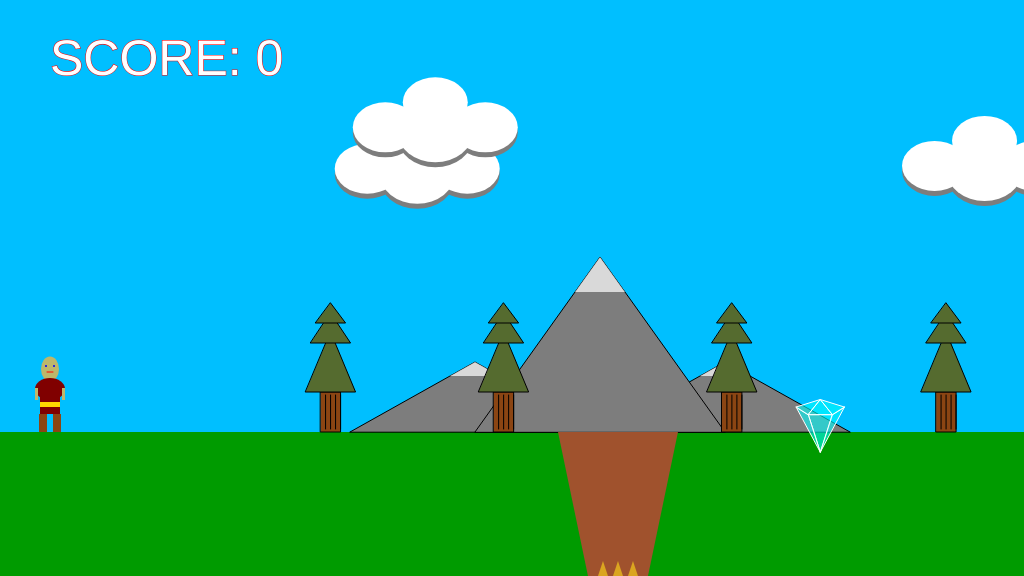
Frame 1 (no input)
Frame 60 (no input): identical to frame 1, image omitted
Frame 120 (the mouse pressed at the canvas centre since frame 60): identical to frame 1, image omitted

The p5.js sketch that drew this single still picture (run headless with seeded random() and noise() and a simulated clock; from frame 60 on, the mouse is pressed at the canvas centre):

// p5.js sketch
// ── sketch.js
/*

The Game Project -- Mid-term submission

*/

var gameChar_x;
var gameChar_y;
var floorPos_y;
var scrollPos;
var gameChar_world_x;

var isLeft;
var isRight;
var isJumping;
var isFalling;
var isPlummeting;
var isDead;

var score = 0;

var canyons = [];
var collectables = [];
var mountains = [];
var clouds = [];
var trees = [];			//	I used an array of tree objects, instead of just tree_x.

const maximumCloudHeight = 80;
const cloudWidth = 75;
const cloudHeight = 60;

const viewWidth = 1024;
const gameWorld_x = viewWidth * 5;

var maxJumpHeight;
const moveSpeed = 3;
const jumpSpeed = 3;
const fallSpeed = 6;

const winText = 'YAY!!';
const gameOverText = 'Game Over - Press ESC to restart';

function setup() {
	createCanvas(viewWidth, 576);

	floorPos_y = height * 3 / 4;
	gameChar_x = width / 2;
	gameChar_y = floorPos_y;
	maxJumpHeight = floorPos_y - 100;

	// Variable to control the background scrolling.
	scrollPos = 0;

	// Variable to store the real position of the gameChar in the game
	// world. Needed for collision detection.
	gameChar_world_x = gameChar_x - scrollPos;

	// Boolean variables to control the movement of the game character.
	isLeft = false;
	isRight = false;
	isFalling = false;
	isPlummeting = false;

	// Initialise arrays of scenery objects.
	//	Set up other objects
	createCanyons();

	createMountains();

	createClouds();

	createTrees();

	createCollectables();

	resetGame();
}

function draw() {
	background(0, 191, 255); // fill the sky blue

	noStroke();
	fill(0, 155, 0);
	rect(0, floorPos_y, width, height / 4); // draw some green ground

	push();
	//try parallax scroll
	translate(scrollPos / 10, 0);

	// Draw mountains.
	drawMountains();
	pop();

	push();
	translate(scrollPos / 3, 0);

	// Draw clouds.
	drawClouds();

	pop();

	push();
	translate(scrollPos, 0);

	// Draw canyons.
	drawCanyons();

	// Draw trees.
	drawTrees();

	// Draw collectable items.
	drawCollectables();

	//	draw end of level
	drawEndOfLevel();

	pop();

	// Draw game character.

	drawGameChar();

	// Logic to make the game character move or the background scroll.

	if (isPlummeting) {
		gameChar_y = min(height, gameChar_y + 5);
		isDead = true;
	}
	else {
		if (isLeft) {
			if (gameChar_x > width * 0.2) {
				gameChar_x -= moveSpeed;
			}
			else {
				scrollPos += moveSpeed;
			}
		}

		if (isRight) {
			if (gameChar_x < width * 0.8) {
				gameChar_x += moveSpeed;
			}
			else {
				scrollPos -= moveSpeed; // negative for moving against the background
			}
		}

		// Logic to make the game character rise and fall.
		if (isFalling) {
			gameChar_y = min(gameChar_y + fallSpeed, floorPos_y);
			if (gameChar_y == floorPos_y)
				isFalling = false;
		}

		if (isJumping) {
			gameChar_y = max(gameChar_y - jumpSpeed, maxJumpHeight);
			if (gameChar_y == maxJumpHeight) {
				isFalling = true;
				isJumping = false;
			}
		}
	}

	if (isDead) {
		//	Show Game Over Text
		drawGameOver();
	}

	drawScore();

	// Update real position of gameChar for collision detection.
	gameChar_world_x = gameChar_x - scrollPos;
}

// ---------------------
// Set up background items
// ---------------------

function createTrees() {
	//	Trees can be anywhere in the gameworld, try to prevent overlapping with each other and canyons.
	//	Create a random number of trees.
	var numTrees = random(12, 20);
	for (var i = 0; i < numTrees; i++) {
		var tree = { x_pos: random(0, gameWorld_x), y_pos: floorPos_y, height: 120, trunkHeight: 40, trunkWidth: 20 };
		var valid = true;	//	assume it's valid
		for (var t = 0; t < trees.length; t++) {
			if (dist(tree.x_pos, tree.y_pos, trees[t].x_pos, trees[t].y_pos) < tree.trunkWidth) {
				valid = false;
				break;
			}
		}
		for (var c = 0; c < canyons.length; c++) {
			if (valid && dist(canyons[c].x_pos, canyons[c].y_pos, tree.x_pos, tree.y_pos) < tree.trunkWidth + canyons[c].widthTop / 2) {
				valid = false;
				break;
			}
		}
		if (valid)
			trees.push(tree);
		else
			i--;
	}
}

function createClouds() {
	var numClouds = random(8, 12);
	for (var i = 0; i < numClouds; i++) {
		var cloud = { x_pos: random(cloudWidth, gameWorld_x - cloudWidth), y_pos: random(maximumCloudHeight, height / 3), width: cloudWidth, height: cloudHeight };
		var valid = true;	//	assume it's valid
		for (var c = 0; c < trees.length; c++) {
			if (dist(cloud.x_pos, cloud.y_pos, clouds[c].x_pos, clouds[c].y_pos) < cloud.width) {
				valid = false;
				break;
			}
		}
		if (valid)
			clouds.push(cloud);
		else
			i--;
	}
}

function createMountains() {
	//	Due to parralax scrolling I've not seen a second mountain yet.
	var numMountains = random(1, 5);
	for (var i = 0; i < numMountains; i++) {
		mountains[i] = { x_pos: 600 + (i * gameWorld_x / numMountains), y_pos: floorPos_y, height: 175, width: 250 };
	}
}

function createCanyons() {
	var numCanyons = random(3, 6);
	for (var i = 0; i < numCanyons; i++) {
		canyons[i] = { x_pos: random(width / 2, width) + i * (gameWorld_x / numCanyons), y_pos: floorPos_y, widthTop: 120, widthBottom: 60 };
	}
}

// ---------------------
// Create the collectables
// ---------------------
function createCollectables() {
	var numCollectables = random(2, 8);
	console.log(`Creating ${numCollectables} collectables`);
	for (var i = 0; i < numCollectables; i++) {

		console.log(`Creating ${i} of ${numCollectables} collectables`);

		var collectable = { x_pos: random(width / 2, width) + i * (gameWorld_x / numCollectables), y_pos: floorPos_y + 20, scale: 1.5, facetWidth: 8, facetHeight: 5, isFound: false, winText_y: 0 };
		// Ensure gem is not too close to player && check collectable is not in a canyon
		var valid = true;
		for (var c = 0; c < canyons.length; c++) {
			if (dist(canyons[c].x_pos, canyons[c].y_pos, collectable.x_pos, collectable.y_pos) < 30 + canyons[c].widthTop / 2) {
				console.log(`canyon invalid: ${dist(canyons[c].x_pos, canyons[c].y_pos, collectable.x_pos, collectable.y_pos)}`);
				valid = false;
				break;
			}
		}
		console.log(`collectable valid? ${valid}`);
		if (checkCollectable(collectable)) {
			console.log(`Player distance invalid`);
			valid = false;
		}
		console.log(`collectable valid? ${valid}`);
		if (valid)
			collectables.push(collectable);
		else
			i--;
	}
}

// ---------------------
// Reset the game
// ---------------------
function resetGame() {
	gameChar_x = 50;
	gameChar_y = floorPos_y;
	scrollPos = 0;
	score = 0;

	gameChar_world_x = gameChar_x;

	isDead = false;
	isPlummeting = false;
	isFalling = false;
	isJumping = false;
	for (var c = 0; c < collectables.length; c++) {
		collectables[c].isFound = false;
		collectables[c].winText_y = gameChar_y - 10;
	}
}

// ---------------------
// Key control functions
// ---------------------

function keyPressed() {
	// if statements to control the animation of the character when
	// keys are pressed.

	//open up the console to see how these work
	// console.log("keyPressed: " + key);
	// console.log("keyPressed: " + keyCode);
	switch (keyCode) {
		case 37:	//	Left Arrow
			isLeft = true;
			break;
		case 39:	//	Right Arrow
			isRight = true;
			break;
		case 32:	//	Spacebar
			if (!isJumping && !isPlummeting)
				isJumping = true;
			break;
		case 27:	//	ESC
			//	Need to redraw all items and reset positions
			resetGame();
			break;
	}
}

function keyReleased() {
	// if statements to control the animation of the character when
	// keys are released.

	// console.log("keyReleased: " + key);
	// console.log("keyReleased: " + keyCode);
	switch (keyCode) {
		case 37:	//	Left Arrow
			isLeft = false;
			break;
		case 39:	//	Right Arrow
			isRight = false;
			break;
		case 32:	//	Spacebar
			//isJumping = false;
			break;
	}
}

// ------------------------------
// Game character render function
// ------------------------------

// Function to draw the game character.

function drawGameChar() {
	// draw game character

	if (isLeft && (isFalling || isJumping)) {
		// add your jumping-left code
		drawCharJumpLeft();
	}
	else if (isRight && (isFalling || isJumping)) {
		// add your jumping-right code
		drawCharJumpRight();
	}
	else if (isLeft) {
		// add your walking left code
		drawCharWalkLeft();
	}
	else if (isRight) {
		// add your walking right code
		drawCharWalkRight();
	}
	else if (isJumping || isFalling || isPlummeting) {
		// add your jumping facing forwards code
		drawCharJumpForward();
	}
	else {
		// add your standing front facing code
		drawCharStanding();
	}
}


function drawCharStanding() {
	noStroke(0);
	fill(189, 183, 107);
	ellipse(gameChar_x, gameChar_y - 63, 18, 25);
	fill(128, 0, 0);
	ellipse(gameChar_x, gameChar_y - 43, 30, 22);
	rect(gameChar_x - 10, gameChar_y - 38, 20, 20);
	fill(189, 183, 107);
	rect(gameChar_x - 15, gameChar_y - 44, 3, 12);
	rect(gameChar_x + 12, gameChar_y - 44, 3, 12);
	fill(255, 215, 0);
	rect(gameChar_x - 10, gameChar_y - 30, 20, 5);
	fill(139, 69, 19);
	rect(gameChar_x - 11, gameChar_y - 18, 8, 18);
	rect(gameChar_x + 3, gameChar_y - 18, 8, 18);
	//	face
	fill(0, 0, 255);
	ellipse(gameChar_x - 4, gameChar_y - 66, 2, 2);
	ellipse(gameChar_x + 4, gameChar_y - 66, 2, 2);
	stroke(255, 0, 0);
	line(gameChar_x - 3, gameChar_y - 60, gameChar_x + 3, gameChar_y - 60);
}

function drawCharJumpLeft() {
	fill(189, 183, 107);
	ellipse(gameChar_x, gameChar_y - 63, 18, 25);
	fill(128, 0, 0);
	ellipse(gameChar_x, gameChar_y - 43, 20, 22);
	rect(gameChar_x - 7, gameChar_y - 38, 14, 20);
	fill(189, 183, 107);
	rect(gameChar_x - 2, gameChar_y - 56, 3, 12);
	fill(255, 215, 0);
	rect(gameChar_x - 7, gameChar_y - 30, 14, 5);
	fill(139, 69, 19);
	rect(gameChar_x - 21, gameChar_y - 21, 18, 8);
	rect(gameChar_x + 3, gameChar_y - 21, 18, 8);
	//	face
	fill(0, 0, 255);
	ellipse(gameChar_x - 4, gameChar_y - 66, 2, 2);
	stroke(255, 0, 0);
	line(gameChar_x - 8, gameChar_y - 60, gameChar_x - 3, gameChar_y - 60);
}

function drawCharJumpRight() {
	fill(189, 183, 107);
	ellipse(gameChar_x, gameChar_y - 63, 18, 25);
	fill(128, 0, 0);
	ellipse(gameChar_x, gameChar_y - 43, 20, 22);
	rect(gameChar_x - 7, gameChar_y - 38, 14, 20);
	fill(189, 183, 107);
	rect(gameChar_x - 2, gameChar_y - 56, 3, 12);
	fill(255, 215, 0);
	rect(gameChar_x - 7, gameChar_y - 30, 14, 5);
	fill(139, 69, 19);
	rect(gameChar_x - 21, gameChar_y - 21, 18, 8);
	rect(gameChar_x + 3, gameChar_y - 21, 18, 8);
	//	face
	fill(0, 0, 255);
	ellipse(gameChar_x + 4, gameChar_y - 66, 2, 2);
	stroke(255, 0, 0);
	line(gameChar_x + 3, gameChar_y - 60, gameChar_x + 8, gameChar_y - 60);
}

function drawCharWalkLeft() {
	fill(189, 183, 107);
	ellipse(gameChar_x, gameChar_y - 63, 18, 25);
	fill(128, 0, 0);
	ellipse(gameChar_x, gameChar_y - 43, 20, 22);
	rect(gameChar_x - 7, gameChar_y - 38, 14, 20);
	fill(189, 183, 107);
	rect(gameChar_x - 2, gameChar_y - 44, 3, 12);
	fill(255, 215, 0);
	rect(gameChar_x - 7, gameChar_y - 30, 14, 5);
	fill(139, 69, 19);
	rect(gameChar_x - 21, gameChar_y - 21, 18, 8);
	rect(gameChar_x + 3, gameChar_y - 18, 8, 18);
	//	face
	fill(0, 0, 255);
	ellipse(gameChar_x - 4, gameChar_y - 66, 2, 2);
	stroke(255, 0, 0);
	line(gameChar_x - 8, gameChar_y - 60, gameChar_x - 3, gameChar_y - 60);
}

function drawCharWalkRight() {
	fill(189, 183, 107);
	ellipse(gameChar_x, gameChar_y - 63, 18, 25);
	fill(128, 0, 0);
	ellipse(gameChar_x, gameChar_y - 43, 20, 22);
	rect(gameChar_x - 7, gameChar_y - 38, 14, 20);
	fill(189, 183, 107);
	rect(gameChar_x - 2, gameChar_y - 44, 3, 12);
	fill(255, 215, 0);
	rect(gameChar_x - 7, gameChar_y - 30, 14, 5);
	fill(139, 69, 19);
	rect(gameChar_x - 11, gameChar_y - 18, 8, 18);
	rect(gameChar_x + 3, gameChar_y - 21, 18, 8);
	//	face
	fill(0, 0, 255);
	ellipse(gameChar_x + 4, gameChar_y - 66, 2, 2);
	stroke(255, 0, 0);
	line(gameChar_x + 3, gameChar_y - 60, gameChar_x + 8, gameChar_y - 60);
}

function drawCharJumpForward() {
	fill(189, 183, 107);
	ellipse(gameChar_x, gameChar_y - 63, 18, 25);
	fill(128, 0, 0);
	ellipse(gameChar_x, gameChar_y - 43, 30, 22);
	rect(gameChar_x - 10, gameChar_y - 38, 20, 20);
	fill(189, 183, 107);
	rect(gameChar_x - 15, gameChar_y - 56, 3, 12);
	rect(gameChar_x + 12, gameChar_y - 56, 3, 12);
	fill(255, 215, 0);
	rect(gameChar_x - 10, gameChar_y - 30, 20, 5);
	fill(139, 69, 19);
	rect(gameChar_x - 21, gameChar_y - 23, 18, 8);
	rect(gameChar_x + 3, gameChar_y - 23, 18, 8);
	//	face
	fill(0, 0, 255);
	ellipse(gameChar_x - 4, gameChar_y - 66, 2, 2);
	ellipse(gameChar_x + 4, gameChar_y - 66, 2, 2);
	stroke(255, 0, 0);
	line(gameChar_x - 3, gameChar_y - 60, gameChar_x + 3, gameChar_y - 60);
}

// ---------------------------
// Background render functions
// ---------------------------

// Function to draw cloud objects.
function drawClouds() {

	for (var i = 0; i < clouds.length; i++) {
		noStroke();

		var cloud = clouds[i];
		//	cloud shadows
		fill(125, 125, 125);
		ellipse(cloud.x_pos, cloud.y_pos + 5, cloud.width, cloud.height);
		ellipse(cloud.x_pos - 50, cloud.y_pos, cloud.width - 10, cloud.height - 10);
		ellipse(cloud.x_pos + 50, cloud.y_pos, cloud.width - 10, cloud.height - 10);

		fill(255);
		ellipse(cloud.x_pos, cloud.y_pos, cloud.width, cloud.height);
		ellipse(cloud.x_pos - 50, cloud.y_pos - 5, cloud.width - 10, cloud.height - 10);
		ellipse(cloud.x_pos + 50, cloud.y_pos - 5, cloud.width - 10, cloud.height - 10);
		ellipse(cloud.x_pos, cloud.y_pos - 30, cloud.width - 10, cloud.height - 10);
	}
}

// Function to draw mountains objects.
function drawMountains() {
	for (var i = 0; i < mountains.length; i++) {

		var mountain = mountains[i];
		stroke(0);
		fill(125, 125, 125);
		triangle(mountain.x_pos - mountain.width, mountain.y_pos,
			mountain.x_pos - mountain.width / 2, mountain.y_pos - mountain.height * 0.4,
			mountain.x_pos, mountain.y_pos);

		drawSnowCap(mountain.x_pos - mountain.width / 2, mountain.y_pos, mountain.width, mountain.height * 0.4, 0.2);

		stroke(0);
		fill(125, 125, 125);
		triangle(mountain.x_pos, mountain.y_pos,
			mountain.x_pos + mountain.width / 2, mountain.y_pos - mountain.height * 0.4,
			mountain.x_pos + mountain.width, mountain.y_pos);

		drawSnowCap(mountain.x_pos + mountain.width / 2, mountain.y_pos, mountain.width, mountain.height * 0.4, 0.2);

		stroke(0);
		fill(125, 125, 125);
		triangle(mountain.x_pos - mountain.width / 2, mountain.y_pos,
			mountain.x_pos, mountain.y_pos - mountain.height,
			mountain.x_pos + mountain.width / 2, mountain.y_pos);

		drawSnowCap(mountain.x_pos, mountain.y_pos, mountain.width, mountain.height, 0.2);
	}
}

//	draw snowcap
function drawSnowCap(x, y, width, height, heightFactor) {
	noStroke();
	fill(255, 255, 255, 180);
	//	calculate the angles
	var snowHeight = height * heightFactor;
	var angle = atan(height / (width / 2));
	var snowWidth = snowHeight / tan(angle);
	triangle(x - snowWidth, y - (height - snowHeight),
		x, y - height,
		x + snowWidth, y - (height - snowHeight));
}

// Function to draw trees objects.
function drawTrees() {

	for (var t = 0; t < trees.length; t++) {

		var tree = trees[t];

		var treeLeft = tree.x_pos - tree.trunkWidth / 2;
		stroke(0);
		fill(139, 69, 19);

		rect(treeLeft, tree.y_pos - tree.trunkHeight, tree.trunkWidth, tree.trunkHeight);
		for (var i = 0; i < tree.trunkWidth; i += 5) {
			line(treeLeft + i + 5, tree.y_pos - 3, treeLeft + i + 5, tree.y_pos - tree.trunkHeight + 3);
		}

		fill(85, 107, 47);
		var branchStart = tree.y_pos - tree.trunkHeight;
		for (var i = 0; i < 3; i++) {
			var branchWidth = (tree.trunkWidth + 5) - (i * 5);
			var branchHeight = (tree.height / ((i + 1) * 2));
			triangle(tree.x_pos - branchWidth, branchStart, tree.x_pos + branchWidth, branchStart, tree.x_pos, branchStart - branchHeight);
			branchStart = branchStart - branchHeight + 10 - (i + 1) ^ 2;
		}
	}
}

// ---------------------------------
// Canyon render and check functions
// ---------------------------------

// Function to draw canyon objects.
//	TODO: Pass in canyon
function drawCanyons() {
	for (var c = 0; c < canyons.length; c++) {
		drawCanyon(canyons[c]);

		checkCanyon(canyons[c]);
	}
}

function drawCanyon(canyon) {
	noStroke(0);
	fill(160, 82, 45);
	quad(canyon.x_pos - canyon.widthTop / 2, canyon.y_pos,
		canyon.x_pos + canyon.widthTop / 2, canyon.y_pos,
		canyon.x_pos + canyon.widthBottom / 2, height,
		canyon.x_pos - canyon.widthBottom / 2, height);

	//	draw some stuff in the bottom of the canyon
	fill(218, 165, 32);
	for (var i = 0; i < 3; i++) {
		var offset = canyon.x_pos - canyon.widthBottom / 2 + i * 15;
		triangle(offset + 10, height, offset + 20, height, offset + 15, height - 15);
	}
}

// Function to check character is over a canyon.

function checkCanyon(t_canyon) {
	//	console.log(`distance to canyon ${dist(gameChar_world_x, gameChar_y, t_canyon.x_pos, t_canyon.y_pos)}`);
	//	Fall into the canyon
	if (!isJumping && !isFalling) {
		if (dist(gameChar_world_x, gameChar_y, t_canyon.x_pos, t_canyon.y_pos) < t_canyon.widthTop / 2)
			isPlummeting = true;
	}
}

// ----------------------------------
// Collectable items render and check functions
// ----------------------------------

// Function to draw collectable objects.
function drawCollectables() {
	for (var i = 0; i < collectables.length; i++) {

		//	Check for collectable collision
		if (!collectables[i].isFound && checkCollectable(collectables[i])) {
			collectables[i].isFound = true;
			score += 100;
		}
		else if (collectables[i].isFound && collectables[i].winText_y > height / 2) {
			drawWinText(collectables[i].winText_y);
			collectables[i].winText_y -= 10;
		}

		if (!collectables[i].isFound)
			drawCollectable(collectables[i]);
	}
}

function drawCollectable(t_collectable) {
	stroke(255);
	fill(0, 255, 255, 150);

	triangle(t_collectable.x_pos, t_collectable.y_pos,
		t_collectable.x_pos - t_collectable.facetWidth * t_collectable.scale, t_collectable.y_pos - (20 + t_collectable.facetHeight) * t_collectable.scale,
		t_collectable.x_pos + t_collectable.facetWidth * t_collectable.scale, t_collectable.y_pos - (20 + t_collectable.facetHeight) * t_collectable.scale);
	triangle(t_collectable.x_pos, t_collectable.y_pos,
		t_collectable.x_pos - t_collectable.facetWidth * t_collectable.scale, t_collectable.y_pos - (20 + t_collectable.facetHeight) * t_collectable.scale,
		t_collectable.x_pos - t_collectable.facetWidth * 2 * t_collectable.scale, t_collectable.y_pos - (20 + t_collectable.facetHeight * 2) * t_collectable.scale);
	triangle(t_collectable.x_pos, t_collectable.y_pos,
		t_collectable.x_pos + t_collectable.facetWidth * t_collectable.scale, t_collectable.y_pos - (20 + t_collectable.facetHeight) * t_collectable.scale,
		t_collectable.x_pos + t_collectable.facetWidth * 2 * t_collectable.scale, t_collectable.y_pos - (20 + t_collectable.facetHeight * 2) * t_collectable.scale);
	triangle(t_collectable.x_pos - t_collectable.facetWidth * 2 * t_collectable.scale, t_collectable.y_pos - (20 + t_collectable.facetHeight * 2) * t_collectable.scale,
		t_collectable.x_pos, t_collectable.y_pos - (20 + t_collectable.facetHeight * 3) * t_collectable.scale,
		t_collectable.x_pos - t_collectable.facetWidth * t_collectable.scale, t_collectable.y_pos - (20 + t_collectable.facetHeight) * t_collectable.scale);
	triangle(t_collectable.x_pos - t_collectable.facetWidth * t_collectable.scale, t_collectable.y_pos - (20 + t_collectable.facetHeight) * t_collectable.scale,
		t_collectable.x_pos, t_collectable.y_pos - (20 + t_collectable.facetHeight * 3) * t_collectable.scale,
		t_collectable.x_pos + t_collectable.facetWidth * t_collectable.scale, t_collectable.y_pos - (20 + t_collectable.facetHeight) * t_collectable.scale);
	triangle(t_collectable.x_pos + t_collectable.facetWidth * t_collectable.scale, t_collectable.y_pos - (20 + t_collectable.facetHeight) * t_collectable.scale,
		t_collectable.x_pos, t_collectable.y_pos - (20 + t_collectable.facetHeight * 3) * t_collectable.scale,
		t_collectable.x_pos + t_collectable.facetWidth * 2 * t_collectable.scale, t_collectable.y_pos - (20 + t_collectable.facetHeight * 2) * t_collectable.scale);

	// clear the lines
	noStroke();
}

// Function to check character has collected an item.

function checkCollectable(t_collectable) {
	var distToPlayer = dist(t_collectable.x_pos, t_collectable.y_pos, gameChar_world_x, gameChar_y);
	return distToPlayer < 30;
}

//	Function to show collected text
function drawWinText(winText_y) {
	textSize(50);
	fill(255, 0, 0);
	text(winText, gameChar_world_x - textWidth(winText) / 2, winText_y);
}

//	function for death of player
function drawGameOver() {
	textSize(50);
	fill(255, 0, 0);
	text(gameOverText, width / 2 - textWidth(gameOverText) / 2, height / 2);
}

function drawScore() {
	textSize(50);
	fill(255);
	text(`SCORE: ${score}`, 50, 75);
}

//	Spruce this up or create a level change trigger
function drawEndOfLevel() {
	textSize(50);
	fill(0, 255, 0);
	text('THE END', gameWorld_x - textWidth('THE END') - 100, floorPos_y - 100);
}
